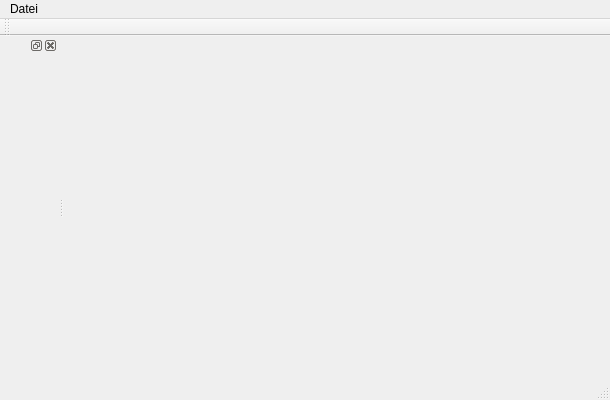
<?xml version="1.0" encoding="UTF-8"?>
<ui version="4.0">
 <class>MioMain</class>
 <widget class="QMainWindow" name="MioMain">
  <property name="geometry">
   <rect>
    <x>0</x>
    <y>0</y>
    <width>610</width>
    <height>400</height>
   </rect>
  </property>
  <property name="minimumSize">
   <size>
    <width>600</width>
    <height>400</height>
   </size>
  </property>
  <property name="baseSize">
   <size>
    <width>600</width>
    <height>400</height>
   </size>
  </property>
  <property name="windowTitle">
   <string>MioMain</string>
  </property>
  <widget class="QWidget" name="centralWidget"/>
  <widget class="QMenuBar" name="menuBar">
   <property name="geometry">
    <rect>
     <x>0</x>
     <y>0</y>
     <width>610</width>
     <height>22</height>
    </rect>
   </property>
   <widget class="QMenu" name="menuMio10_Config">
    <property name="title">
     <string>Datei</string>
    </property>
    <addaction name="actionQuit"/>
    <addaction name="actionopen_device"/>
   </widget>
   <addaction name="menuMio10_Config"/>
  </widget>
  <widget class="QToolBar" name="mainToolBar">
   <attribute name="toolBarArea">
    <enum>TopToolBarArea</enum>
   </attribute>
   <attribute name="toolBarBreak">
    <bool>false</bool>
   </attribute>
  </widget>
  <widget class="QStatusBar" name="statusBar"/>
  <widget class="QDockWidget" name="deviceDocker">
   <attribute name="dockWidgetArea">
    <number>1</number>
   </attribute>
   <widget class="QWidget" name="dockWidgetContents"/>
  </widget>
  <action name="actionQuit">
   <property name="text">
    <string>Quit</string>
   </property>
  </action>
  <action name="actionopen_device">
   <property name="text">
    <string>open device</string>
   </property>
  </action>
 </widget>
 <layoutdefault spacing="6" margin="11"/>
 <resources/>
 <connections/>
</ui>
